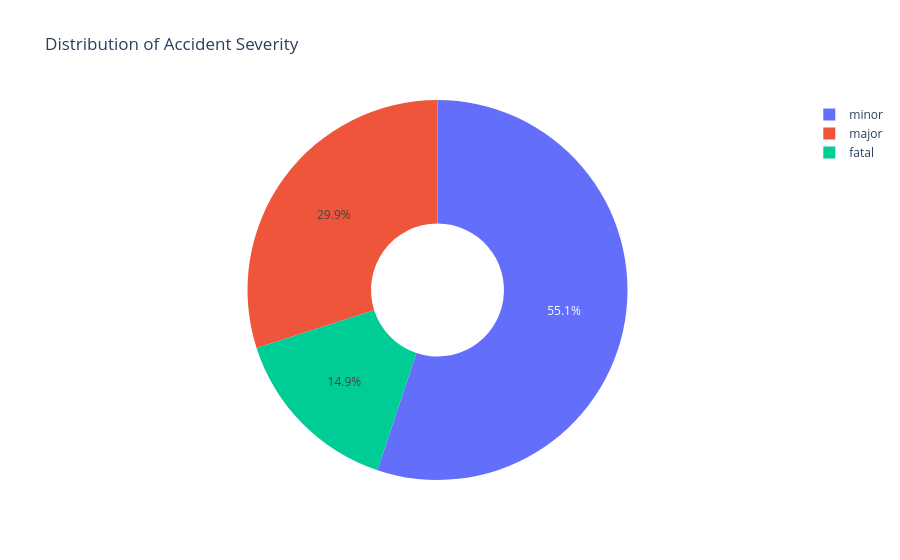

Notebook code for this chart:
### Code cell
# 2. Pie chart: accident severity distribution
severity_counts = df['accident_severity'].value_counts().reset_index()
severity_counts.columns = ['Severity', 'Accidents']
fig = px.pie(severity_counts, names='Severity', values='Accidents', title='Distribution of Accident Severity', hole=0.35)
fig.show()

### Figure 1 — Plotly figure (JSON) as saved in the notebook; plotly's stock layout.template omitted (floating-point values rounded to 4 significant figures)
{"data": [{"domain": {"x": [0, 1], "y": [0, 1]}, "hole": 0.35, "hovertemplate": "Severity=%{label}<br>Accidents=%{value}<extra></extra>", "labels": ["minor", "major", "fatal"], "legendgroup": "", "name": "", "showlegend": true, "type": "pie", "values": [11025, 5988, 2987]}], "layout": {"legend": {"tracegroupgap": 0}, "title": {"text": "Distribution of Accident Severity"}}}
